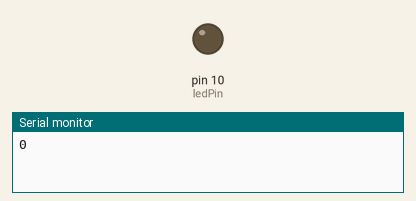
Simulated run of this sketch. Board: Arduino Uno, built with avr-gcc and run on an emulated ATmega328P. Parts: output pins drawn as LEDs (lit = HIGH), the last lines printed to the serial monitor.

Above: at 0.1 s.
At 6.1 s:
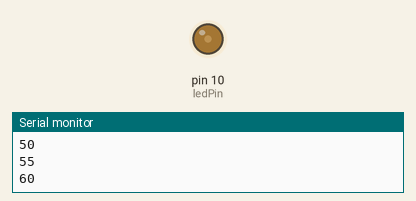
At 12.6 s:
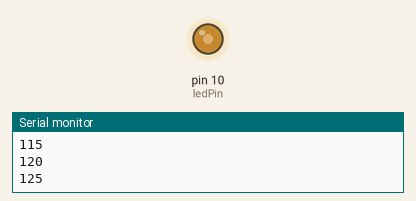
At 25.6 s:
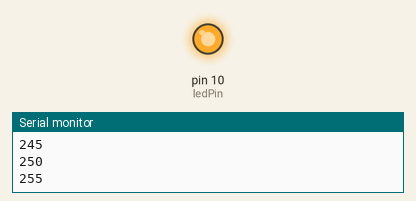
Timing chart, 0 to 40.0 s (numbered marks = the images above):
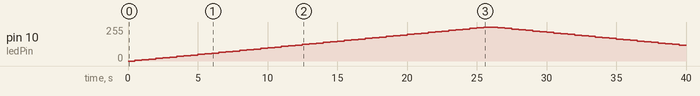

Measured:
- by itself, pin 10 (ledPin): rises from 0/255 to 255/255 in 25.0 s, then falls to 120/255 in 14.0 s

The sketch:

Analog_Write_1_.ino
```cpp
const int ledPin = 10;
void setup() {
  Serial.begin(9600);
}

void loop() {
  for(int fadeValue = 0; fadeValue <= 255; fadeValue +=5){
    analogWrite(ledPin, fadeValue);
    Serial.println(fadeValue);
    delay(500);
  }

  for(int fadeValue = 255; fadeValue >= 0; fadeValue -=5){
    analogWrite(ledPin, fadeValue);
    Serial.println(fadeValue);
    delay(500);
  }
}
```
